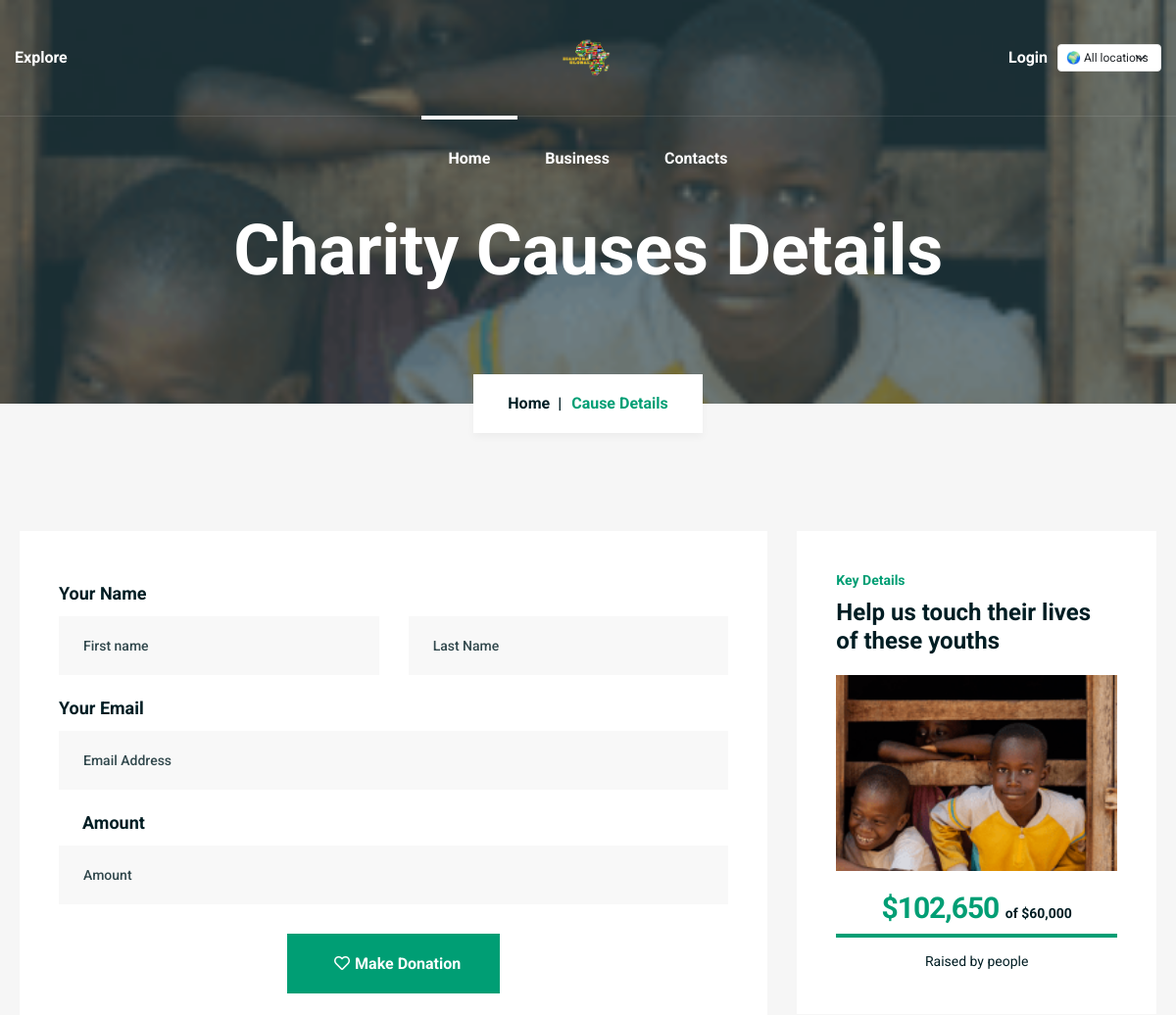
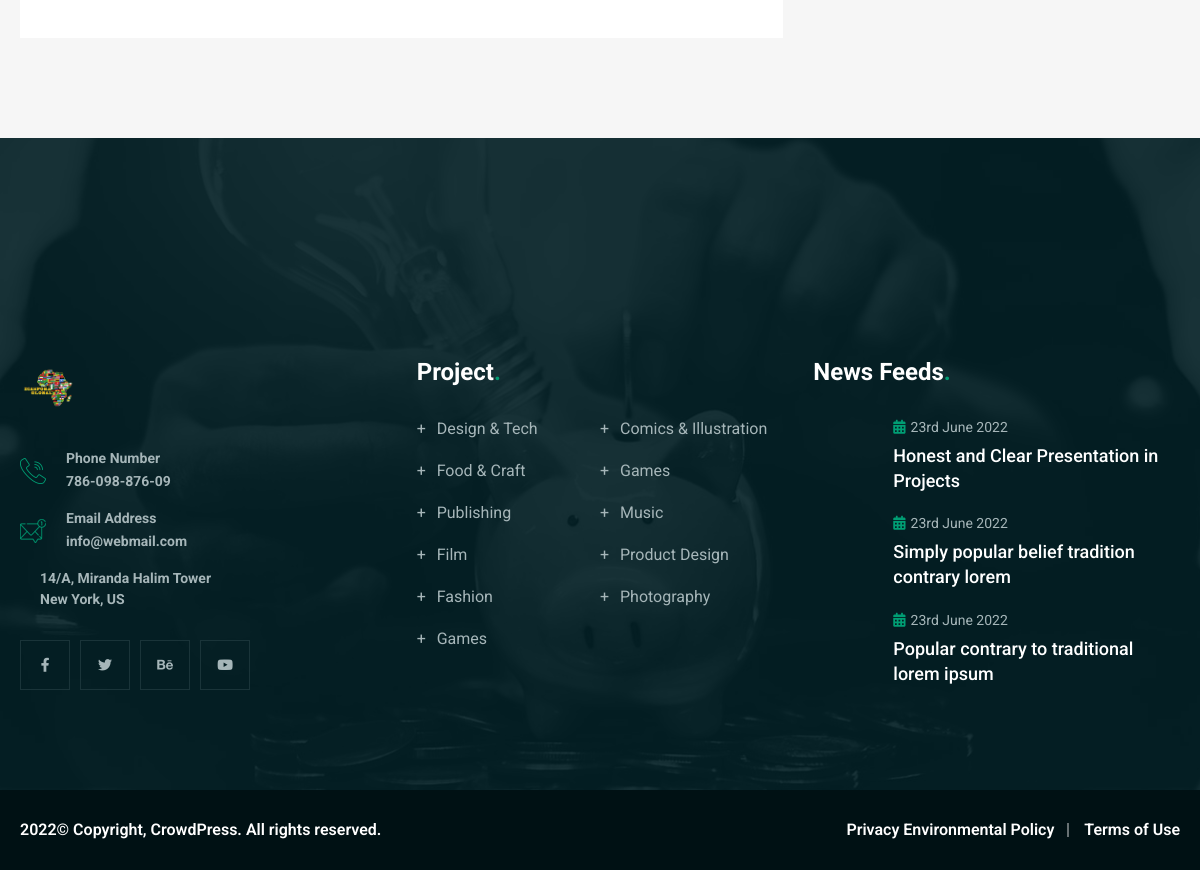
Page /invest-now/1/ on the committed database (2 pictures, top to bottom).
### main/models.py (models this page shows, shortened)
class Donation(models.Model):
    image_one = models.FileField(upload_to='account_files/profile_photos/', blank=True, default="none")
    image_three = models.FileField(upload_to='account_files/profile_photos/', blank=True, default="none")
    image_four = models.FileField(upload_to='account_files/profile_photos/', blank=True, default="none")
    title = models.CharField(max_length=50, default="none")
    description = models.TextField(default="none")
    goal = models.CharField(max_length=20, default="none")
    about = models.TextField(default="none")
    summary = models.TextField(default="none")
    challenge = models.TextField(default="none")
    target_one = models.CharField(max_length=1020, default="none")
    target_two = models.CharField(max_length=1020, default="none", null=True)
    target_three = models.CharField(max_length=1020, default="none", null=True)
    target_four = models.CharField(max_length=1020, default="none", null=True)
    target_five = models.CharField(max_length=1020, default="none", null=True)
    target_six = models.CharField(max_length=1020, default="none")
    target_seven = models.CharField(max_length=1020, default="none")
    more_info = models.TextField(default="none")
    image_two = models.FileField(upload_to='account_files/profile_photos/', blank=True, default="none")
    website = models.CharField(max_length=1020, default="none")
    project_type = models.CharField(max_length=1020, default="none")
    location = models.CharField(max_length=1020, default="none")
    app_user = models.ForeignKey(AppUser, on_delete=models.CASCADE)
    image_portriat = models.FileField(upload_to='account_files/profile_photos/', blank=True, default="none")
    amount_donated = models.DecimalField(max_digits=10, decimal_places=2, default=Decimal('0.00'))
    status = models.BooleanField(default=False)
    pub_date = models.DateTimeField(default=timezone.now)
    def percentage_raised(self):
        if self.goal and self.amount_donated:
            goal_amount = Decimal(self.goal)
            return (self.amount_donated / goal_amount) * 100
        return 0

### main/views.py (the view, shortened to what this page needs)
# urls.py: path('invest-now/<int:business_id>/', views.DonateNowView, name='invest_now'),
def DonateNowView(request, business_id):
    donation = get_object_or_404(Donation, id=business_id)
    context = {
        "donation": donation,
    }
    return render(request, "main/donate-now.html", context)

### main/templates/main/donate-now.html (shortened to what this page needs)
{% extends 'main/base.html' %} {% load static humanize %} {% block content %}
<main>
	<section
		class="breadcrumb-area breadcrumb-bg"
		data-background="{{ donation.image_one.url }}"
	>
		<div class="container">
			<div class="row justify-content-center">
				<div class="col-lg-10">
					<div class="breadcrumb-content text-center">
						<h2 class="title">Charity Causes Details</h2>
						<nav aria-label="breadcrumb">
							<ol class="breadcrumb">
								<li class="breadcrumb-item"><a href="index.html">Home</a></li>
								<li class="breadcrumb-item active" aria-current="page">
									Cause Details
								</li>
							</ol>
						</nav>
					</div>
				</div>
			</div>
		</div>
	</section>
	<section class="inner-donation-area cause-details-area gray-bg pt-130 pb-100">
		<div class="container">
			<div class="row justify-content-center">
				<div class="col-lg-8">
					<div class="inner-donation-wrap">
						<div class="donation-form">
							<form action="" method="POST">
								<div class="form-grp">
									<label for="name">Your Name</label>
									<div class="row">
										<div class="col-md-6">
											<input
												id="name"
												type="text"
												name="name"
												placeholder="First name"
											/>
										</div>
										<div class="col-md-6">
											<input
												type="text"
												placeholder="Last Name"
												name="lastname"
												id="lastname"
											/>
										</div>
									</div>
								</div>
								<div class="form-grp">
									<label for="email">Your Email</label>
									<input
										type="email"
										placeholder="Email Address"
										name="email"
										id="email"
									/>
								</div>
								<div class="form-grp">
									<label for="number"><i class="fal fa-lock"></i>Amount</label>
									<input
										type="number"
										placeholder="Amount"
										id="amount"
										name="amount"
									/>
								</div>
								<div class="donation-btn text-center mt-30">
									<button type="submit" class="btn">
										<i class="far fa-heart"></i>Make Donation
									</button>
								</div>
							</form>
						</div>
					</div>
				</div>
				<div class="col-lg-4 col-md-8 col-sm-10">
					<aside class="donation-sidebar">
						<div class="donation-widget">
							<span>Key Details</span>
							<h2 class="funding-title">{{ donation.title }}</h2>
							<img
								src="{{ donation.image_one.url }}"
								alt=""
								width="100%"
								height="200"
								style="object-fit: cover"
							/>
							<div class="cause-amounts text-center">
								<h2 class="title">
									${{ donation.amount_donated|floatformat:0|intcomma }}
									<span>of ${{ donation.goal|floatformat:0|intcomma }}</span>
								</h2>
								<div class="progress">
									<div
										class="progress-bar"
										role="progressbar"
										style="width:{{ donation.percentage_raised|floatformat:0 }}%"
										aria-valuenow="{{ donation.percentage_raised|floatformat:0 }}"
										aria-valuemin="0"
										aria-valuemax="100"
									></div>
								</div>
								<p>Raised by {{ donation.donators_count }} people</p>
							</div>
						</div>
					</aside>
				</div>
			</div>
		</div>
	</section>
</main>
{% endblock %}

### main/static/assets/css/default.css (style rules this page uses)
.mt-30 { margin-top: 30px; }
.pt-130 { padding-top: 130px; }
.pb-100 { padding-bottom: 100px; }
.gray-bg { background: #f6f6f6; }

### main/static/assets/css/responsive.css (style rules this page uses)
@media (max-width: 1500px) { .container { max-width: 1190px; } }

### rows in the picture
Donation: title "Help us touch their lives of these youths", image_one (picture), amount_donated "102,650", goal "60,000"
